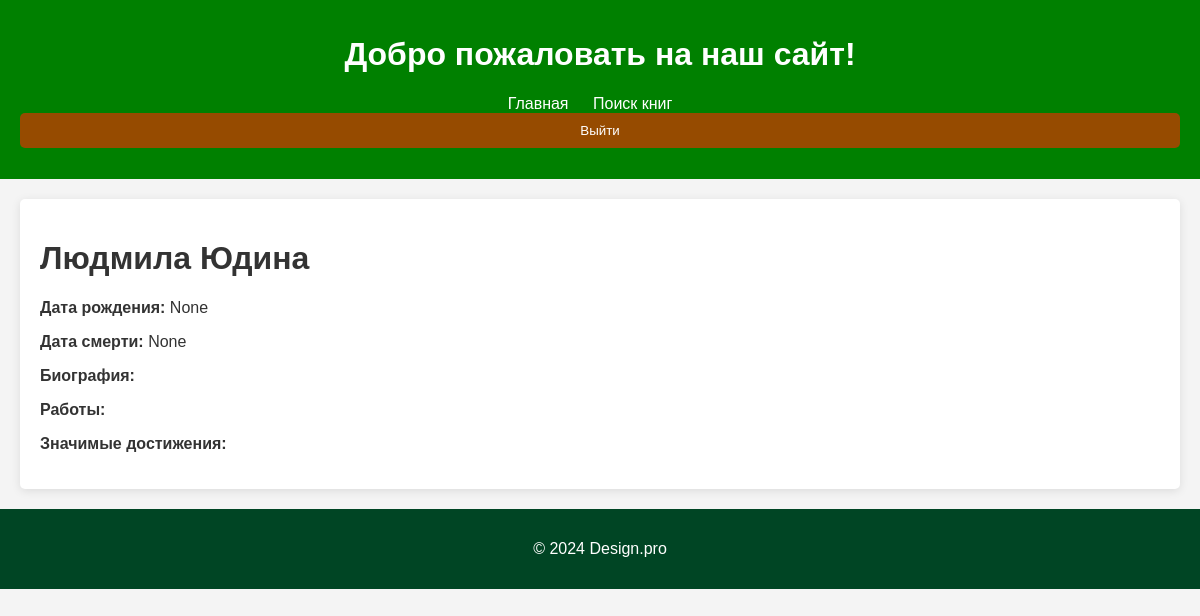
Screenshot of /EA/author/2/ (signed in) with the database file from the repository.
### EA/models.py (models this page shows, shortened)
class Author(models.Model):
    first_name = models.CharField(max_length=100)
    last_name = models.CharField(max_length=100)
    date_of_birth = models.DateField(null=True, blank=True)
    date_of_death = models.DateField('Died', null=True, blank=True)
    biography = models.TextField(max_length=2000, help_text="Enter a brief biography of the author", blank=True, null=True)
    works = models.TextField(max_length=2000, help_text="List of works by the author", blank=True, null=True)
    notable_achievements = models.TextField(max_length=2000, help_text="Significant achievements of the author", blank=True, null=True)
    class Meta:
        ordering = ['last_name']

### EA/views.py (the view)
# urls.py: path('author/<int:pk>/', views.AuthorDetailView.as_view(), name='author-detail'),
class AuthorDetailView(generic.DetailView):
    model = Author
    template_name = 'author_detail.html'
    context_object_name = 'author'

### EA/templates/author_detail.html (shortened to what this page needs)
{% extends "base.html" %}
{% block content %}
<h1>{{ author.first_name }} {{ author.last_name }}</h1>
<p><strong>Дата рождения:</strong> {{ author.date_of_birth }}</p>
<p><strong>Дата смерти:</strong> {{ author.date_of_death }}</p>
<p><strong>Биография:</strong> {{ author.biography }}</p>
<p><strong>Работы:</strong> {{ author.works }}</p>
<p><strong>Значимые достижения:</strong> {{ author.notable_achievements }}</p>
{% endblock %}

### EA/static/css/style.css (style rules this page uses)
body { font-family: Arial, sans-serif; margin: 0; padding: 0; background-color: #f4f4f4; color: #333; }

### rows the page displays
Author: first_name "Людмила", last_name "Юдина", date_of_birth "None", date_of_death "None"
